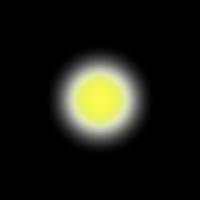
Frame 1 (no input)
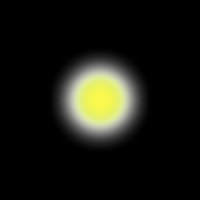
Frame 60 (the mouse pressed at the canvas centre just before this capture)
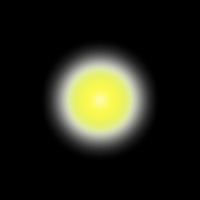
Frame 120 (the mouse held since frame 60 and released just before this capture)

The Processing sketch that drew these frames (run headless with seeded random() and noise(); from frame 60 on, the mouse is pressed at the canvas centre):

// Processing sketch: FIreflyGlowEffect
// ── FIreflyGlowEffect.pde
PGraphics pg;

void setup() {
  size(200, 200);
  fill(0, 0, 255);
  noStroke();
  smooth();
}

void draw() {
  background(0);

  float glowValue = abs(sin(radians(millis()/7))); // divide more = slower (lower frequency)
  pg = createGraphics(width, height);
  //white glow outline
  pg.beginDraw();
  pg.smooth();
  pg.background(255, 0);
  pg.noStroke();
  pg.fill(255);
  pg.ellipse(100, 100, map(glowValue, 0, 1, 40, 60), map(glowValue, 0, 1, 40, 60));
  pg.filter(BLUR, 12);
  pg.endDraw();
  image(pg, 0, 0);
  //green thin line
  pg.beginDraw();
  pg.fill(173, 209, 53);
  pg.ellipse(100, 100, map(glowValue, 0, 1, 42, 62), map(glowValue, 0, 1, 42, 62));
  pg.filter(BLUR, 2);
  pg.endDraw();
  image(pg, 0, 0); 
  //green light (minor glow)
  pg.beginDraw();
  pg.fill(219, 241, 0);
  pg.ellipse(100, 100, map(glowValue, 0, 1, 35, 55), map(glowValue, 0, 1, 35, 55));
  pg.filter(BLUR, 4);
  pg.endDraw();
  image(pg, 0, 0);
  //main yellow light glow
  pg.beginDraw();
  pg.fill(254, 252, 80);
  pg.ellipse(100, 100, map(glowValue, 0, 1, 30, 50), map(glowValue, 0, 1, 30, 50));
  pg.filter(BLUR, 4);
  pg.endDraw();
  image(pg, 0, 0);
  //center white shine
  pg.beginDraw();
  pg.fill(255);
  pg.ellipse(100, 100, map(glowValue, 0, 1, 0, 12), map(glowValue, 0, 1, 0, 12));
  pg.filter(BLUR, 4);
  pg.endDraw();
  image(pg, 0, 0);
}
